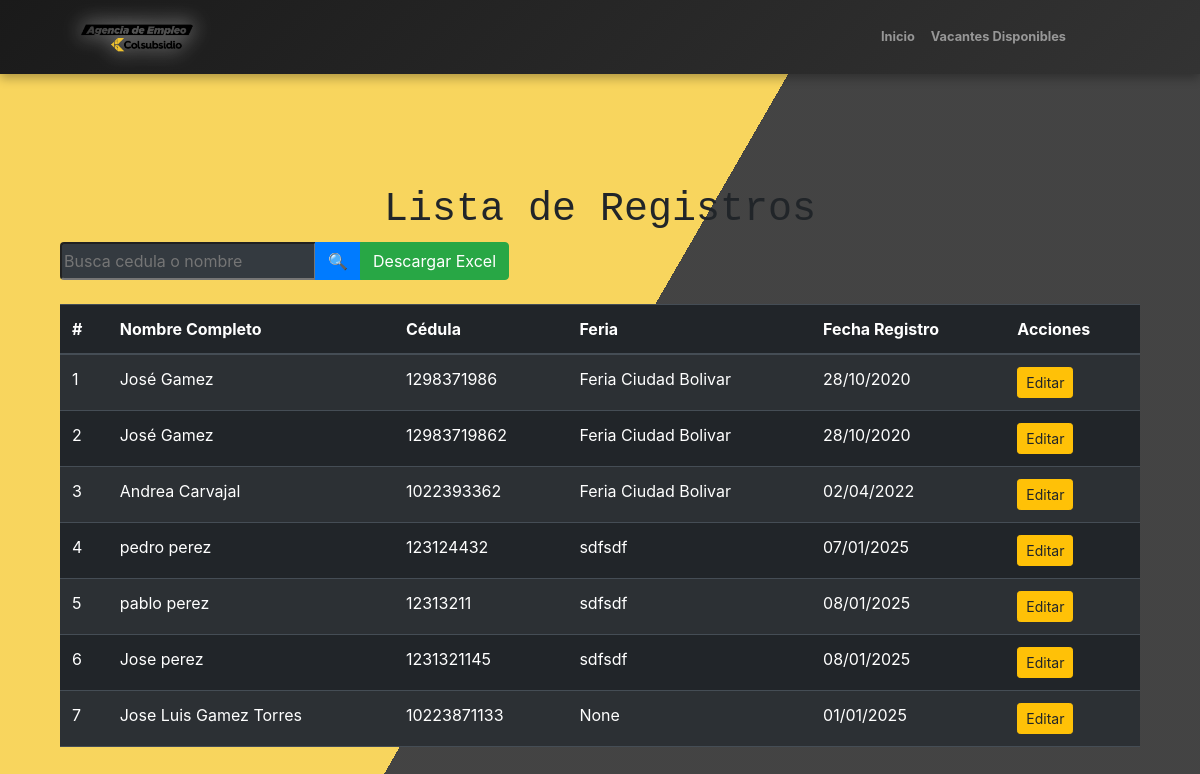
Before: /registros/ with the older database file.
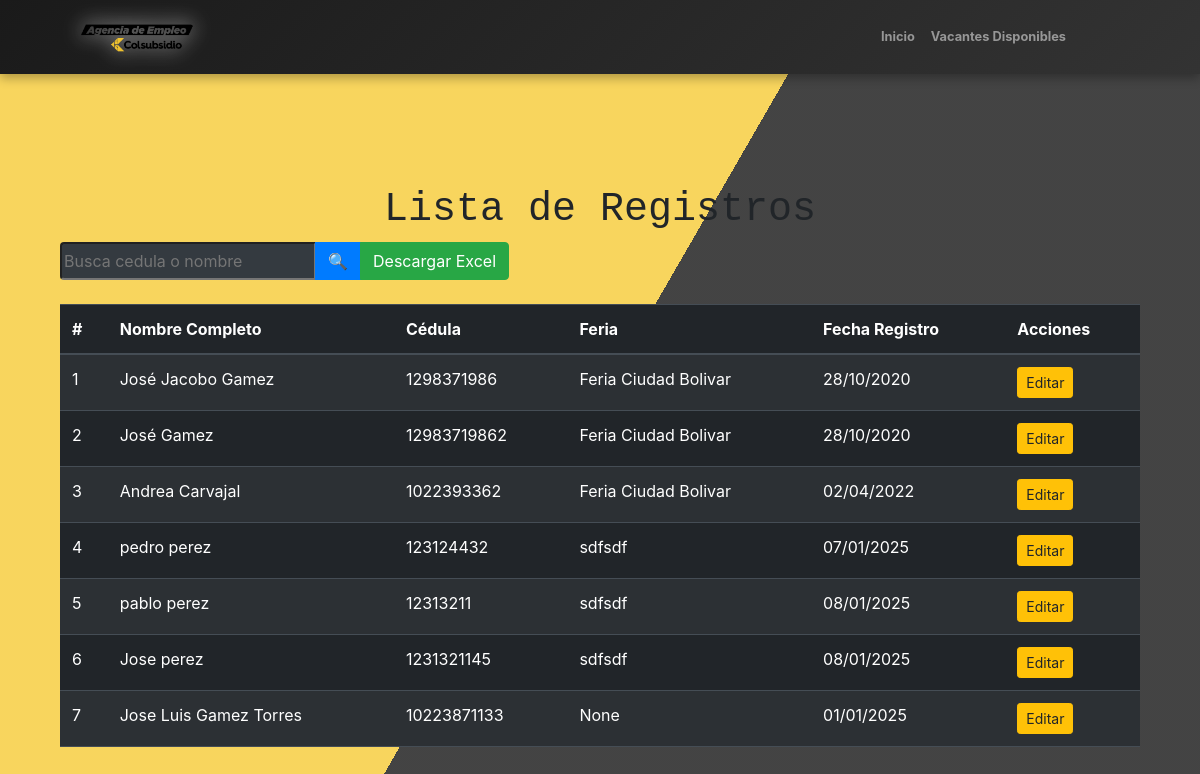
After: the same page with the newer database file.
### vacantes/models.py (models this page shows, shortened)
class RegistroCandidato(models.Model):
    SEX_CHOICES = [
        ('M', 'Mujer'),
        ('H', 'Hombre'),
        ('I', 'Intersexual'),
    ]
    DOCUMENT_TYPE_CHOICES = [
        ('CC', 'CEDULA DE CIUDADANIA'),
        ('PEP', 'PERMISO ESPECIAL DE PERMANENCIA'),
        ('TI', 'TARJETA DE IDENTIDAD'),
        ('DNI', 'DOCUMENTO NACIONAL DE IDENTIFICACION'),
        ('PAS', 'PASAPORTE'),
        ('CE', 'CEDULA DE EXTRANJERIA'),
    ]
    EDUCATION_LEVEL_CHOICES = [
        ('BP', 'BASICA PRIMARIA'),
        ('BS', 'BASICA SECUNDARIA'),
        ('BA', 'BACHILLER ACADEMICO'),
        ('EBA', 'ESTUDIANTE BACHILLER ACADEMICO'),
        ('TL', 'TECNICO LABORAL/PROFESIONAL'),
        ('ETL', 'ESTUDIANTE TECNICO LABORAL/PROFESIONAL'),
        ('T', 'TECNOLOGO'),
        ('ET', 'ESTUDIANTE TECNOLOGO'),
        ('P', 'PROFESIONAL'),
        ('EP', 'ESTUDIANTE PROFESIONAL'),
        ('PG', 'POSGRADO'),
    ]
    SCHEDULE_CHOICES = [
        ('FT', 'TIEMPO COMPLETO'),
        ('PT', 'MEDIO TIEMPO'),
        ('WE', 'FINES DE SEMANA'),
    ]
    SALARY_CHOICES = [
        ('<1', 'Menos de 1 SMMLV'),
        ('1-2', '1 a 2 SMMLV'),
        ('2-4', '2 a 4 SMMLV'),
        ('4-6', '4 a 6 SMMLV'),
        ('6-9', '6 a 9 SMMLV'),
        ('9-12', '9 a 12 SMMLV'),
        ('12-15', '12 a 15 SMMLV'),
        ('15-19', '15 a 19 SMMLV'),
        ('>20', '20 SMMLV en adelante'),
    ]
    DISABILITY_CHOICES = [
        ('SI', 'Sí'),
        ('NO', 'No'),
    ]
    SISE_CHOICES = [
        ('SI', 'Sí'),
        ('NO', 'No'),
    ]
    RECRUITER_CHOICES = [
        ('NN', 'No conoce el nombre'),
        ('AAM', 'Angel Andres Moyano Molano'),
        ('DAP', 'Diego Alejandro Parra Pinto'),
        ('EJC', 'Erika Julieth Cristancho Pérez'),
    ]
    feria = models.CharField(max_length=100, blank=True, null=True)
    fecha_feria = models.DateField(default=date(2025, 1, 1), blank=True, null=True)
    sexo = models.CharField(max_length=1, choices=SEX_CHOICES)
    tipo_documento = models.CharField(max_length=3, choices=DOCUMENT_TYPE_CHOICES)
    numero_documento = models.CharField(max_length=20, unique=True)
    nombres = models.CharField(max_length=100)
    apellidos = models.CharField(max_length=100)
    numero_celular = models.CharField(max_length=15)
    correo_electronico = models.EmailField()
    fecha_nacimiento = models.DateField()
    formacion_academica = models.CharField(max_length=3, choices=EDUCATION_LEVEL_CHOICES)
    programa_academico = models.CharField(max_length=100)
    experiencia_laboral = models.TextField(blank=True, null=True)
    interes_ocupacional = models.TextField(blank=True, null=True)
    localidad_municipio = models.CharField(max_length=100)
    candidato_discapacidad = models.CharField(max_length=2, choices=DISABILITY_CHOICES)
    tipo_discapacidad = models.CharField(max_length=100, blank=True, null=True)
    horario_interesado = models.CharField(max_length=2, choices=SCHEDULE_CHOICES)
    aspiracion_salarial = models.CharField(max_length=5, choices=SALARY_CHOICES)
    registrado_en_sise = models.CharField(max_length=2, choices=SISE_CHOICES)
    tecnico_seleccion = models.CharField(max_length=3, choices=RECRUITER_CHOICES,blank=True, null=True)
    vacantes_disponibles = models.ManyToManyField(Vacante, related_name="candidatos", blank=True)
    class Meta:
        verbose_name = "Registro de Candidato"
        verbose_name_plural = "Registros de Candidatos"

### vacantes/views.py (the view, shortened to what this page needs)
# urls.py: path('registros/', views.lista_registros, name='lista_registros'),
def lista_registros(request):
    query = request.GET.get('q', '')  # Captura el término de búsqueda
    registros = RegistroCandidato.objects.all()
    context = {
        'registros': registros,
        'query': query
    }
    return render(request, 'lista_registros.html', context)

### vacantes/templates/lista_registros.html (shortened to what this page needs)
{% extends 'base.html' %}
{% block contenido %}
<div class="container mt-5">
    <h1 class="text-center">Lista de Registros</h1>
    <form method="get" class="mb-4">
        <div class="input-group">
            <input class="text-white bg-dark" type="text" name="q" value="{{ query }}" class="form-control" placeholder="Busca cedula o nombre">
            <div class="input-group-append">
                <button class="btn btn-primary" type="submit">🔍</button>
                <a href="{% url 'descargar_excel' %}" class="btn btn-success">Descargar Excel</a>
            </div>
        </div>
    </form>
    <table class="table table-dark table-striped">
        <thead>
            <tr>
                <th>#</th>
                <th>Nombre Completo</th>
                <th>Cédula</th>
                <th>Feria</th>
                <th>Fecha Registro</th>
                <th>Acciones</th>
            </tr>
        </thead>
        <tbody>
            {% for registro in registros %}
                <tr>
                    <td>{{ forloop.counter }}</td>
                    <td>{{ registro.nombres }} {{ registro.apellidos }}</td>
                    <td>{{ registro.numero_documento }}</td>
                    <td>{{ registro.feria }}</td>
                    <td>{{ registro.fecha_feria|date:"d/m/Y" }}</td>
                    <td>
                        <a href="{% url 'editar_registro' registro.pk %}" class="btn btn-warning btn-sm">Editar</a>
                    </td>
                </tr>
            {% empty %}
                <tr>
                    <td colspan="5" class="text-center">No se encontraron registros.</td>
                </tr>
            {% endfor %}
        </tbody>
    </table>
</div>
{% endblock %}

Changed rows visible on the page:
changed RegistroCandidato: nombres "José" → "José Jacobo"
